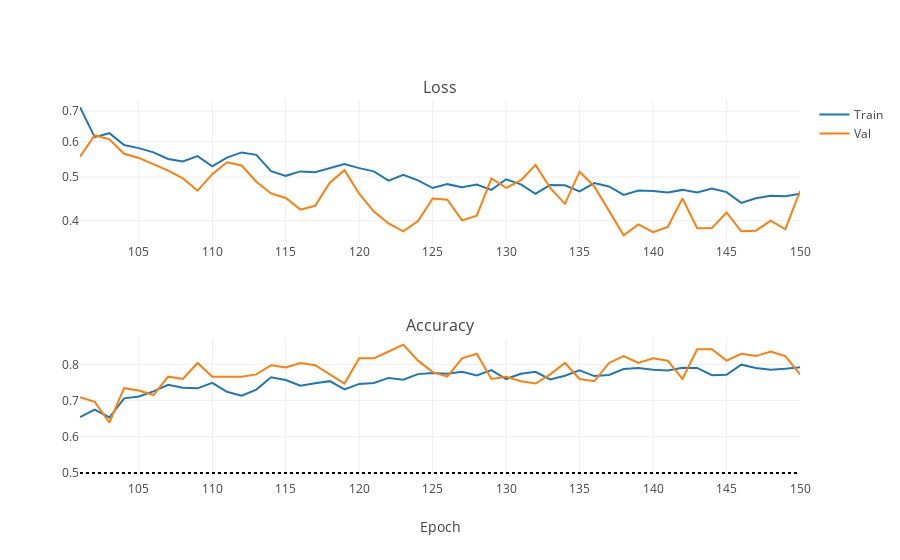

Source (notebook cell):
### Markdown cell above
In the next step, the image can be flipped horizontally (with probability of 50%) as well.

### Code cell
iplot(plot_training_stats(NNs_path + "/AlexNet_logs/5_augmented_zoom-rotate-flip.log"))
